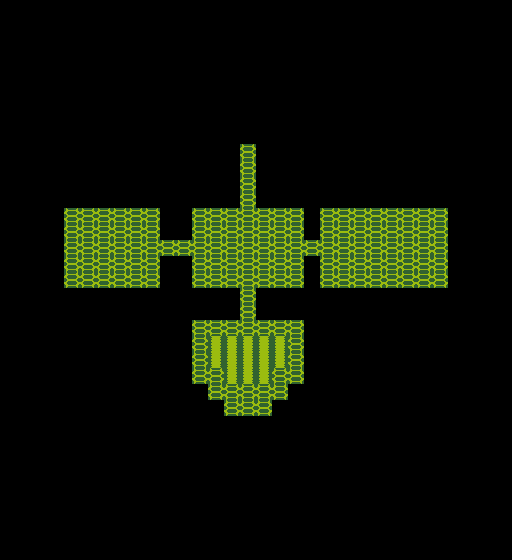

Below is a game level as drawn by its tile map, then a one-line description and the .tmx that defines it (tile-layer data replaced by summaries):
An orthogonal 32x35 tile map with 16x16 px tiles, 2 tile layers (ground, block) and 30 objects (16x Spikes, 6x PointMage, 3x Wall, 3x Lever, Stairs, ...).

<map version="1.0" orientation="orthogonal" width="32" height="35" tilewidth="16" tileheight="16">
 <tileset firstgid="1" name="ground" tilewidth="16" tileheight="16">
  <image source="output/ground.png" trans="ff00ff" width="64" height="16" />
 </tileset>
 <layer name="ground" width="32" height="35">
  <data>[1120 cells, 1120 non-empty, 3 distinct tile ids]</data>
 </layer>
 <layer name="block" width="32" height="35">
  <data>[1120 cells, 110 non-empty, 1 distinct tile ids]</data>
 </layer>
 <objectgroup name="objects1" width="32" height="35">
  <object name="Stairs" x="240" y="160">
   <properties>
    <property name="next" value="2" />
   </properties>
  </object>
  <object name="Wall" x="240" y="176">
   <properties>
    <property name="link" value="1" />
   </properties>
  </object>
  <object name="Wall" x="240" y="192">
   <properties>
    <property name="link" value="2" />
   </properties>
  </object>
  <object name="Wall" x="240" y="208">
   <properties>
    <property name="link" value="3" />
   </properties>
  </object>
  <object name="Lever" x="64" y="256">
   <properties>
    <property name="link" value="1" />
   </properties>
  </object>
  <object name="Lever" x="432" y="256">
   <properties>
    <property name="link" value="2" />
   </properties>
  </object>
  <object name="Lever" x="240" y="416">
   <properties>
    <property name="link" value="3" />
   </properties>
  </object>
  <object name="PointMage" x="80" y="224" width="64" height="48" />
  <object name="PointMage" x="352" y="224" width="64" height="48" />
  <object name="PointMage" x="214" y="344" width="64" height="48" />
  <object name="PointMage" x="330" y="232" width="64" height="48" />
  <object name="PointMage" x="91" y="232" width="64" height="48" />
  <object name="PointMage" x="214" y="344" width="64" height="48" />
  <object name="Spikes" x="320" y="224">
   <properties>
    <property name="init" value="0" />
    <property name="time" value="3" />
   </properties>
  </object>
  <object name="Spikes" x="336" y="224">
   <properties>
    <property name="init" value="0" />
    <property name="time" value="3" />
   </properties>
  </object>
  <object name="Spikes" x="352" y="224">
   <properties>
    <property name="init" value="0" />
    <property name="time" value="3" />
   </properties>
  </object>
  <object name="Spikes" x="368" y="224">
   <properties>
    <property name="init" value="0" />
    <property name="time" value="3" />
   </properties>
  </object>
  <object name="Spikes" x="432" y="224">
   <properties>
    <property name="init" value="0" />
    <property name="time" value="3" />
   </properties>
  </object>
  <object name="Spikes" x="416" y="224">
   <properties>
    <property name="init" value="0" />
    <property name="time" value="3" />
   </properties>
  </object>
  <object name="Spikes" x="384" y="224">
   <properties>
    <property name="init" value="0" />
    <property name="time" value="3" />
   </properties>
  </object>
  <object name="Spikes" x="400" y="224">
   <properties>
    <property name="init" value="0" />
    <property name="time" value="3" />
   </properties>
  </object>
  <object name="Spikes" x="368" y="288">
   <properties>
    <property name="init" value="0" />
    <property name="time" value="3" />
   </properties>
  </object>
  <object name="Spikes" x="352" y="288">
   <properties>
    <property name="init" value="0" />
    <property name="time" value="3" />
   </properties>
  </object>
  <object name="Spikes" x="400" y="288">
   <properties>
    <property name="init" value="0" />
    <property name="time" value="3" />
   </properties>
  </object>
  <object name="Spikes" x="432" y="288">
   <properties>
    <property name="init" value="0" />
    <property name="time" value="3" />
   </properties>
  </object>
  <object name="Spikes" x="320" y="288">
   <properties>
    <property name="init" value="0" />
    <property name="time" value="3" />
   </properties>
  </object>
  <object name="Spikes" x="384" y="288">
   <properties>
    <property name="init" value="0" />
    <property name="time" value="3" />
   </properties>
  </object>
  <object name="Spikes" x="336" y="288">
   <properties>
    <property name="init" value="0" />
    <property name="time" value="3" />
   </properties>
  </object>
  <object name="Spikes" x="416" y="288">
   <properties>
    <property name="init" value="0" />
    <property name="time" value="3" />
   </properties>
  </object>
  <object name="Heroe" type="heroe" x="240" y="254" />
 </objectgroup>
</map>